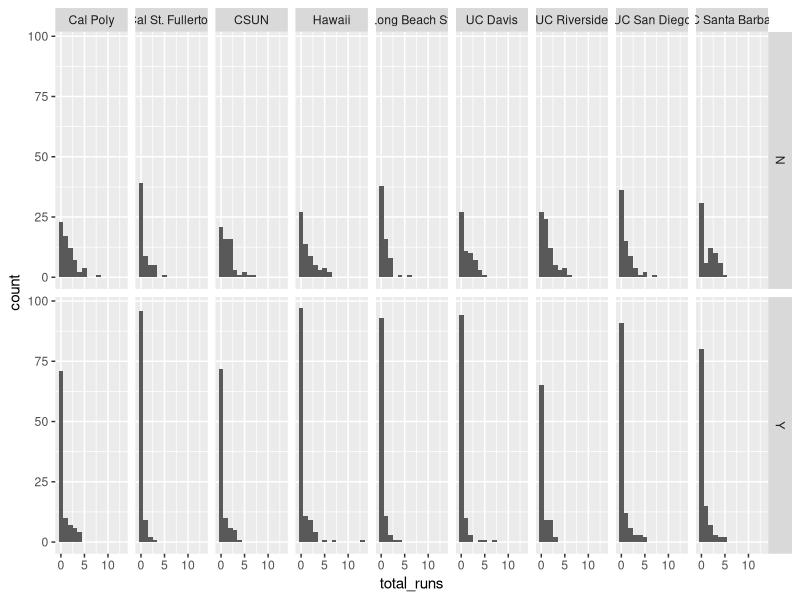

Write R code to recreate this figure.
library(dplyr)
two_games = read.csv("BW_2021_pbp_with_fielders.csv",h=T)
#OCT31,2021 VERSION 2: ADDED MORE BASES (3RD BASE)
#NOV13TH,2021 VERSION 3: FINISHED STEP 2, CHANGE VARIABLE NAME, CLEANED COMMENTS
#Goal: Figure out whether the first batter got out
#Need: outs, outs_end,runs_scored -> some way to identify half-inning
# -> gameID,batting_team,inning, or pitching_team



#lets pick one to do at a time to figure out whether the first batter got out

#STEP 1: Figure out whether 1st batter get out
#if the first batter is out, doesn't that mean there's nobody
#on second base on the first inning? It means there nobody on any of the bases...

###NOTE: this is ultimately for the Markov Chain Model, not really useful for dataviz
#SHould have 8
BW1st <- two_games %>% mutate(
  runner_1st = !is.na(On1B), # runner on 1st = TRUE, 1st base empty = FALSE
  runner_2nd = !is.na(On2B),  # runner on 2nd = TRUE, 2nd base empty = FALSE
  runner_3rd = !is.na(On3B), # runner on 3rd = TRUE, 3rd base empty = FALSE
  first_runners = case_when( #statement on left want to evaluate if T or F
  # first runner is safe if theyre on the second base after first inning
    #Need a statement for when runner_1st but not runner_2nd -> return a 1 (for someone on base 1)
    !runner_1st & !runner_2nd & !runner_3rd ~ "0",#no runner on 1st and 2nd and 3rd
    runner_1st &!runner_2nd & !runner_3rd ~ "1", #runner on 1st, but not on 2nd and 3rd
    !runner_1st & runner_2nd & !runner_3rd ~"2", #runner on 2nd, but not on 1st and 3rd
    !runner_1st & !runner_2nd & runner_3rd ~"3", #runner on 3rd, but not 1st and 2nd
    runner_1st & runner_2nd & !runner_3rd ~ "12",#runner on 1st and 2nd, but not 3rd
    runner_1st & !runner_2nd & runner_3rd ~ "13",#runner on 1st and 3rd, but not 2nd
    !runner_1st & runner_2nd & runner_3rd ~ "23",#runner on 2nd and 3rd, but not 1st
    runner_1st & runner_2nd & runner_3rd ~ "123" #runner on 1st and 2nd and 3rd
  )
)%>% 
  
# if outs and outs_end are equal, batter did not get out
# otherwise, there was at least one out on the play
mutate(batter_out = if_else(outs == outs_end, "N", "Y"))


#VANESSA Fix this
#Get rid of all the plays that don't change the batter
BW1st <- BW1st %>% filter(!(outcome %in% c("Substitution")))

summarise(BW1st)

#mutate() to add variable indicating if batter get out
#group_by to get each half inning
#summarize() did the first batter get out?

#NEXT WEEK:
#Use lead function where the next play starts
#Use lag



#Step 2: Figure out how many runs were scored in that half inning
#group_by some step in step 2 figure out how many runs were scored in the half inning
BWinnings <- BW1st %>% group_by(game_id,batting_team,inning,pitching_team)%>%summarise(
  away_score_begin = first(away_score),
  home_score_begin = first(home_score),
  away_end = last(away_score_end),
  home_end = last(home_score_end),
  total_runs = sum(runs_scored),
  first_batter_out = first(batter_out)
)

View(BWinnings)
#Things to fix:
# 1. Fix the CSUN_END DOUBLE VARIABLE TO LOOK LIKE AWAY_SCORE AND HOME_SCORE_END bc its not always CSUN
# 2. Figure out how to get the total number of runs for away and home teams
# 3. Figure out how to get whether the first batter was out or not


#Step 3: Regroup_by if batter was out and summarize number of run scored
#plot the distribution of run scored, etc


## Example plotting and summarizing commands
library(ggplot2)
ggplot(BWinnings, aes(x = total_runs)) + geom_histogram(center = 0, binwidth = 1) + facet_grid(first_batter_out~pitching_team)

BWinnings %>% group_by(batting_team, first_batter_out) %>% summarise(
  avg.runs.scored = mean(total_runs),
  sd.runs.scored = sd(total_runs),
  median.runs.scored = median(total_runs)
)




